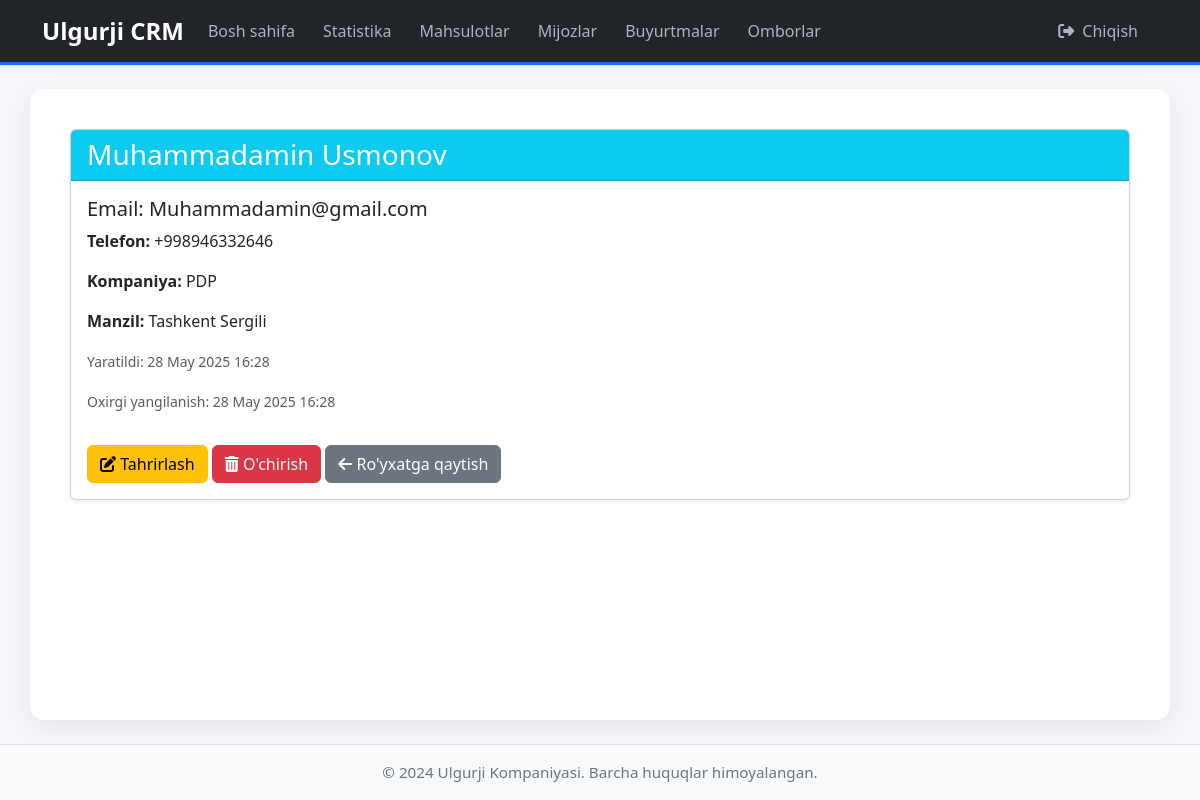
Screenshot of /customers/1/ (signed in) with the database file from the repository.
### customers/models.py (models this page shows, shortened)
class Customer(models.Model):
    first_name = models.CharField(max_length=100)
    last_name = models.CharField(max_length=100)
    email = models.EmailField(unique=True)
    phone_number = models.CharField(max_length=20, blank=True, null=True)
    address = models.TextField(blank=True, null=True)
    company_name = models.CharField(max_length=200, blank=True, null=True)
    created_at = models.DateTimeField(auto_now_add=True)
    updated_at = models.DateTimeField(auto_now=True)
    class Meta:
        verbose_name = "Mijoz"
        verbose_name_plural = "Mijozlar"
        ordering = ['last_name', 'first_name']

### customers/views.py (the view)
# urls.py: path('<int:pk>/', views.customer_detail, name='customer_detail'),
def customer_detail(request, pk):
    customer = get_object_or_404(Customer, pk=pk)
    return render(request, 'customers/customer_detail.html', {'customer': customer})

### customers/templates/customers/customer_detail.html (shortened to what this page needs)
{% extends 'base.html' %}
{% block content %}
<div class="card shadow-sm">
    <div class="card-header bg-info text-white">
        <h3 class="mb-0">{{ customer.first_name }} {{ customer.last_name }}</h3>
    </div>
    <div class="card-body">
        <h5 class="card-title">Email: <span class="fw-normal">{{ customer.email }}</span></h5>
        <p class="card-text"><strong>Telefon:</strong> {{ customer.phone_number|default_if_none:"-" }}</p>
        <p class="card-text"><strong>Kompaniya:</strong> {{ customer.company_name|default_if_none:"-" }}</p>
        <p class="card-text"><strong>Manzil:</strong> {{ customer.address|default_if_none:"Manzil mavjud emas." }}</p>
        <p class="card-text"><small class="text-muted">Yaratildi: {{ customer.created_at|date:"d M Y H:i" }}</small></p>
        <p class="card-text"><small class="text-muted">Oxirgi yangilanish: {{ customer.updated_at|date:"d M Y H:i" }}</small></p>
        <a href="{% url 'customers:customer_update' customer.id %}" class="btn btn-warning mt-3"><i class="fas fa-edit"></i> Tahrirlash</a>
        <a href="{% url 'customers:customer_delete' customer.id %}" class="btn btn-danger mt-3"><i class="fas fa-trash-alt"></i> O'chirish</a>
        <a href="{% url 'customers:customer_list' %}" class="btn btn-secondary mt-3"><i class="fas fa-arrow-left"></i> Ro'yxatga qaytish</a>
    </div>
</div>
{% endblock %}

### core/templates/base.html (style rules this page uses)
body { background-color: #f4f6f9; font-family: 'Segoe UI', sans-serif; }

### rows the page displays
Customer: first_name "Muhammadamin", last_name "Usmonov", email "Muhammadamin@gmail.com", phone_number "+998946332646", company_name "PDP", address "Tashkent Sergili", created_at "28 May 2025 16:28", updated_at "28 May 2025 16:28"
